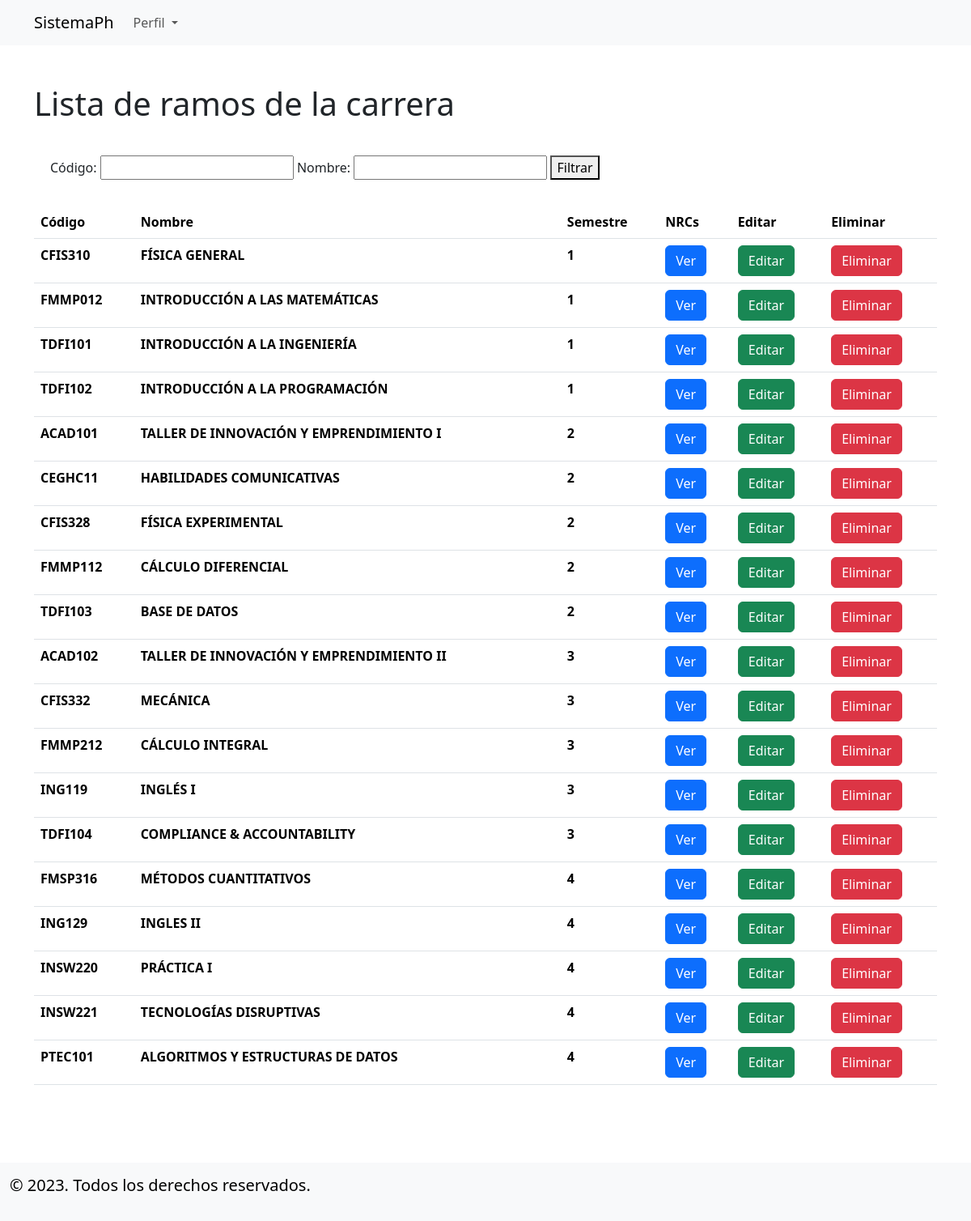
Screenshot of /ramos-carrera-sec/5/ with the database file from the repository.
### applications/carreras/models.py (models this page shows, shortened)
class Ramo(models.Model):
    nrcs = models.ManyToManyField(to='horarios.NRC', blank=True)
    nombre = models.CharField(max_length=100,blank=True)
    creditos = models.PositiveIntegerField(blank=True)
    profesores = models.ManyToManyField(to='profesores.Profesor' ,blank=True, related_name='ramos')
    carreras = models.ManyToManyField('Carrera', blank=True, related_name='ramos')
    codigo = models.CharField(max_length=8, blank=True, null=True,unique=True)
    prerrequisito = models.ManyToManyField('self',blank=True)
    correquisito = models.ManyToManyField('self',blank=True)
    semestre = models.IntegerField(blank=True, null=True)
    class Meta:
        verbose_name = 'Ramo'
        verbose_name_plural = 'Ramos'

### applications/user/views.py (the view)
class RamosdeCarreraSec(DetailView):
    model = Carrera
    template_name = "ramos_de_carrera_sec.html"
    def get_context_data(self, **kwargs):
        context = super(RamosdeCarreraSec, self).get_context_data(**kwargs)
        codigo = self.request.GET.get('codigo')
        nombre = self.request.GET.get('nombre')
        ramos = Ramo.objects.filter(carreras=self.object).order_by('semestre')
        if codigo:
            ramos = ramos.filter(codigo__icontains=codigo)
        if nombre:
            ramos = ramos.filter(nombre__icontains=nombre)
        context['ramos'] = ramos
        return context

### applications/user/templates/ramos_de_carrera_sec.html (shortened to what this page needs)
{% extends 'base.html' %}
{% block content %}
<div class="container" style="padding-top: 3rem;">
    <div class="row">
        <div class="col-12">
            <h1>Lista de ramos de la carrera</h1>
        </div>
        <div class="container" style="padding: 2rem;">
            <form method="get" action="">
                Código: <input type="text" name="codigo" value="{{ request.GET.codigo }}">
                Nombre: <input type="text" name="nombre" value="{{ request.GET.nombre }}">
                <button type="submit">Filtrar</button>
            </form>
        </div>
    </div>
        <table class="table table-hover">
            <thead>
                <tr>
                    <th scope="col">Código</th>
                    <th scope="col">Nombre</th>
                    <th scope="col">Semestre</th>
                    <th scope="col">NRCs</th>
                    <th scope="col">Editar</th>
                    <th scope="col">Eliminar</th>
                </tr>
            </thead>
            <tbody>
                {% for ramo in ramos %}
                <tr>
                    <th scope="row"> {{ramo.codigo}} </th>
                    <th> {{ramo.nombre}} </th>
                    <th> {{ramo.semestre}} </th>
                    <th> <a class="btn btn-primary" href="{% url 'nrcs-ramo-sec' ramo.id %}" role="button">Ver</a> </th>
                    <th> <a class="btn btn-success" href="{% url 'ramo-updt-sec' ramo.id %}" role="button">Editar</a> </th>
                    <th> <a class="btn btn-danger" href="{% url 'ramo-del-sec' ramo.id %}" role="button">Eliminar</a> </th>
                </tr>
                {% endfor %}
            </tbody>
        </table>
</div>
{% endblock content %}

### rows the page displays
Ramo: codigo "CFIS310", nombre "FÍSICA GENERAL", semestre "1"
Ramo: codigo "FMMP012", nombre "INTRODUCCIÓN A LAS MATEMÁTICAS", semestre "1"
Ramo: codigo "TDFI101", nombre "INTRODUCCIÓN A LA INGENIERÍA", semestre "1"
Ramo: codigo "TDFI102", nombre "INTRODUCCIÓN A LA PROGRAMACIÓN", semestre "1"
Ramo: codigo "ACAD101", nombre "TALLER DE INNOVACIÓN Y EMPRENDIMIENTO I", semestre "2"
Ramo: codigo "CEGHC11", nombre "HABILIDADES COMUNICATIVAS", semestre "2"
Ramo: codigo "CFIS328", nombre "FÍSICA EXPERIMENTAL", semestre "2"
Ramo: codigo "FMMP112", nombre "CÁLCULO DIFERENCIAL", semestre "2"
Ramo: codigo "TDFI103", nombre "BASE DE DATOS", semestre "2"
Ramo: codigo "ACAD102", nombre "TALLER DE INNOVACIÓN Y EMPRENDIMIENTO II", semestre "3"
Ramo: codigo "CFIS332", nombre "MECÁNICA", semestre "3"
Ramo: codigo "FMMP212", nombre "CÁLCULO INTEGRAL", semestre "3"
Ramo: codigo "ING119", nombre "INGLÉS I", semestre "3"
Ramo: codigo "TDFI104", nombre "COMPLIANCE & ACCOUNTABILITY", semestre "3"
Ramo: codigo "FMSP316", nombre "MÉTODOS CUANTITATIVOS", semestre "4"
Ramo: codigo "ING129", nombre "INGLES II", semestre "4"
Ramo: codigo "INSW220", nombre "PRÁCTICA I", semestre "4"
Ramo: codigo "INSW221", nombre "TECNOLOGÍAS DISRUPTIVAS", semestre "4"
Ramo: codigo "PTEC101", nombre "ALGORITMOS Y ESTRUCTURAS DE DATOS", semestre "4"
